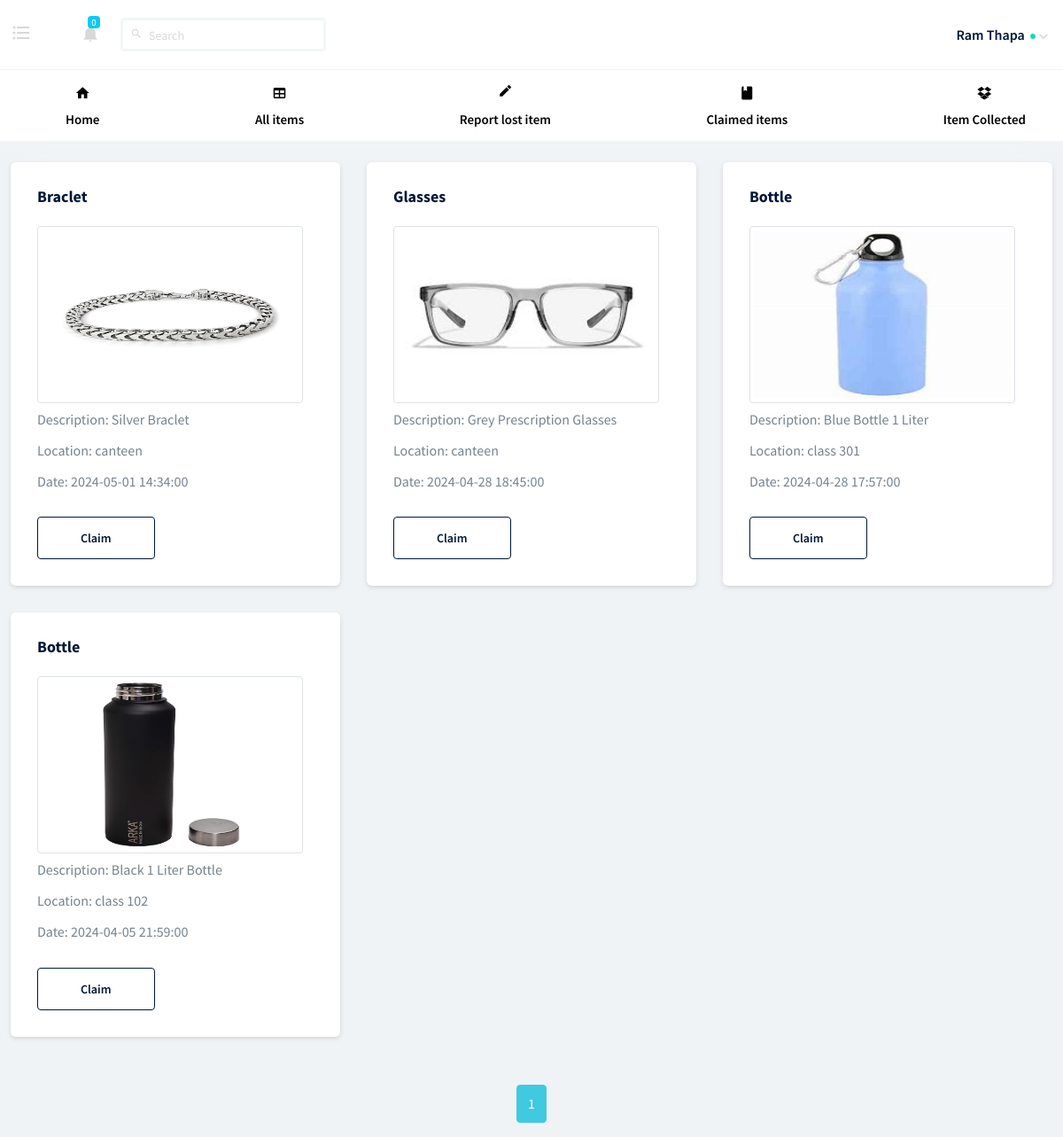
Screenshot of /pages/user/home.php (signed in) with the database file from the repository.
### tables this page shows
CREATE TABLE `all_items` (
  `ID` int(11) NOT NULL,
  `item` varchar(200) NOT NULL,
  `description` varchar(500) DEFAULT NULL,
  `date` datetime DEFAULT NULL,
  `location` varchar(200) DEFAULT NULL,
  `image` varchar(500) DEFAULT NULL,
  `collected` int(11) NOT NULL DEFAULT 0
);

### pages/user/home.php (the view, shortened to what this page needs)
<?php
include "connection.php";
if (isset($_SESSION['user_id'])) {
    $UID = $_SESSION['user_id'];
?>
<!DOCTYPE html>
<html lang="en">
<head>
    <link rel="stylesheet" href="../../vendors/mdi/css/materialdesignicons.min.css">
    <link rel="stylesheet" href="../../vendors/base/vendor.bundle.base.css">
    <link rel="stylesheet" href="../../css/style.css">
</head>
<body>
    <div class="container-scroller">
        <div class="horizontal-menu">
            <nav class="navbar top-navbar col-lg-12 col-12 p-0">
                <div class="container-fluid">
                    <div class="navbar-menu-wrapper d-flex align-items-center justify-content-between">
                        <ul class="navbar-nav navbar-nav-left">
                            <li class="nav-item ms-0 me-5 d-lg-flex d-none">
                                <a href="#" class="nav-link horizontal-nav-left-menu"><i class="mdi mdi-format-list-bulleted"></i></a>
                            </li>
                            <li class="nav-item dropdown">
                                <a class="nav-link count-indicator dropdown-toggle d-flex align-items-center justify-content-center" id="notificationDropdown" href="#" data-bs-toggle="dropdown">
                                    <i class="mdi mdi-bell mx-0"></i>
                                    <?php
                                    $sql = "SELECT * FROM notification WHERE UID = ?";
                                    $stmt = $conn->prepare($sql);
                                    $stmt->bind_param("i", $_SESSION['user_id']);
                                    $stmt->execute();
                                    $result = $stmt->get_result();
                                    $row_count = $result->num_rows;
                                    echo '<span class="count bg-info">'.$row_count.'</span>';
                                    ?>
                                </a>
                            </li>
                            <li class="nav-item nav-search d-none d-lg-block ms-3 border border-2 rounded">
                                <div class="input-group">
                                    <div class="input-group-prepend">
                                        <span class="input-group-text" id="search">
                                            <i class="mdi mdi-magnify"></i>
                                        </span>
                                    </div>
                                    <form method="get" action="search.php">
                                        <input type="search" class="form-control text-dark" placeholder="Search" aria-label="search" aria-describedby="search" name="search">
                                    </form>
                                </div>
                            </li>
                        </ul>
                        <ul class="navbar-nav navbar-nav-right">
                            <li class="nav-item nav-profile dropdown">
                                <a class="nav-link dropdown-toggle" href="#" data-bs-toggle="dropdown" id="profileDropdown">
                                    <span class="nav-profile-name"><?php echo $_SESSION['fname']." ". $_SESSION['lname']; ?></span>
                                    <span class="online-status"></span>
                                </a>
                            </li>
                        </ul>
                    </div>
                </div>
            </nav>
            <nav class="bottom-navbar">
                <div class="container">
                    <ul class="nav page-navigation">
                        <li class="nav-item">
                            <a class="nav-link" href="#">
                                <i class="mdi mdi-home menu-icon"></i>
                                <span class="menu-title">Home</span>
                            </a>
                        </li>
                        <li class="nav-item">
                            <a href="all_item.php" class="nav-link">
                                <i class="mdi mdi-table menu-icon"></i>
                                <span class="menu-title">All items</span>
                            </a>
                        </li>
                        <li class="nav-item">
                            <a href="item_lost_form.php" class="nav-link">
                                <i class="mdi mdi-border-color menu-icon"></i>
                                <span class="menu-title">Report lost item</span>
                            </a>
                        </li>
                        <li class="nav-item">
                            <a href="claimed.php" class="nav-link">
                                <i class="mdi mdi-book menu-icon"></i>
                                <span class="menu-title">Claimed items</span>
                            </a>
                        </li>
                        <li class="nav-item">
                            <a href="item_collected.php" class="nav-link">
                                <i class="mdi mdi-dropbox menu-icon"></i>
                                <span class="menu-title">Item Collected</span>
                            </a>
                        </li>
                    </ul>
                </div>
            </nav>
        </div>
        <div class="container-fluid page-body-wrapper">
            <div class="main-panel">
                <div class="content-wrapper">
                    <div class="row">
                        <?php
                            $total_pages_query = 'SELECT COUNT(*) FROM `all_items` as a WHERE collected = 0 AND item IN (SELECT Item FROM `item_lost` WHERE UID = ?)  or a.description IN(select l.Description from `item_lost`as l where UID=?)';
                            $stmt = $conn->prepare($total_pages_query);
                            $stmt->bind_param('ii', $UID,$UID);
                            $stmt->execute();
                            $stmt->bind_result($total_pages);
                            $page = isset($_GET['page']) && is_numeric($_GET['page']) ? (int)$_GET['page'] : 1;
                            $num_results_on_page = 6;
                            $calc_page = ($page - 1) * $num_results_on_page;
                            $items_query = 'SELECT * FROM `all_items` as a WHERE collected = ? AND a.item IN (SELECT Item FROM `item_lost` WHERE UID = ?)  or a.description IN(select l.Description from `item_lost`as l where UID=?) ORDER BY ID DESC LIMIT ?, ?';
                            $stmt = $conn->prepare($items_query);
                            $collected = 0;
                            $stmt->bind_param('iiiii', $collected, $UID, $UID, $calc_page, $num_results_on_page);
                            $stmt->execute();
                            $result = $stmt->get_result();
                            if ($result->num_rows > 0) {
                                while ($row = $result->fetch_assoc()) {
                                    $img = $row['image'];
                                    $uploadDir = "../images/";
                                    $targetPath = $uploadDir . basename($img);
                        ?>
                        <div class="col-md-4 grid-margin">
                            <div class="card">
                                <div class="card-body">
                                    <h4 class="card-title"><?php echo $row['item']; ?></h4>
                                    <img src="<?php echo $targetPath; ?>" class="card-img-top figure-img img-fluid rounded img-thumbnail" alt="No image found" style="width: 300px; height: 200px;">
                                    <p class="card-description">Description: <?php echo $row['description']; ?></p>
                                    <p class="card-description">Location: <?php echo $row['location']; ?></p>
                                    <p class="card-description">Date: <?php echo $row['date']; ?></p>
                                    <div class="template-demo">
                                        <a href="claim.php?ID=<?php echo $row['ID']; ?>" class="btn btn-outline-dark btn-lg btn-block text-decoration-none">Claim</a>
                                    </div>
                                </div>
                            </div>
                                </div>
                                    <?php
                                            }
                                        } else {
                                            echo "<div class='col grid-margin'> No Data Found</div>";
                                        }
                                    ?>
                                </div>
                        </div>
                    <nav aria-label="Page navigation example">
                        <ul class="pagination justify-content-center">
                            <?php if (ceil($total_pages / $num_results_on_page) > 0): ?>
                                <?php for ($i = max(1, $page - 2); $i <= min($page + 2, ceil($total_pages / $num_results_on_page)); $i++): ?>
                                    <li class="page-item <?php echo ($i == $page) ? 'active' : ''; ?>"><a class="page-link" href="home.php?page=<?php echo $i ?>"><?php echo $i ?></a></li>
                                <?php endfor; ?>
                            <?php endif; ?>
                        </ul>
                    </nav>
                </div>
            </div>
        </div>
</body>
</html>
<?php
} else {
    header("location:login.php");
    exit();
}
?>

### rows the page displays
all_items: item "Braclet", image (picture), description "Silver Braclet", location "canteen", date "2024-05-01 14:34:00"
all_items: item "Glasses", image (picture), description "Grey Prescription Glasses", location "canteen", date "2024-04-28 18:45:00"
all_items: item "Bottle", image (picture), description "Blue Bottle 1 Liter", location "class 301", date "2024-04-28 17:57:00"
all_items: item "Bottle", image (picture), description "Black 1 Liter Bottle", location "class 102", date "2024-04-05 21:59:00"

### other values shown
$row_count "0"
$_SESSION['fname'] "Ram"
$_SESSION['lname'] "Thapa"
